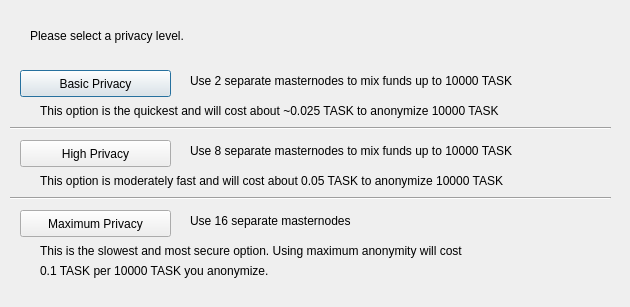
<?xml version="1.0" encoding="UTF-8"?>
<ui version="4.0">
 <class>ObfuscationConfig</class>
 <widget class="QDialog" name="ObfuscationConfig">
  <property name="geometry">
   <rect>
    <x>0</x>
    <y>0</y>
    <width>630</width>
    <height>307</height>
   </rect>
  </property>
  <property name="windowTitle">
   <string>Configure Obfuscation</string>
  </property>
  <widget class="QPushButton" name="buttonBasic">
   <property name="geometry">
    <rect>
     <x>20</x>
     <y>70</y>
     <width>151</width>
     <height>27</height>
    </rect>
   </property>
   <property name="text">
    <string>Basic Privacy</string>
   </property>
  </widget>
  <widget class="QPushButton" name="buttonHigh">
   <property name="geometry">
    <rect>
     <x>20</x>
     <y>140</y>
     <width>151</width>
     <height>27</height>
    </rect>
   </property>
   <property name="text">
    <string>High Privacy</string>
   </property>
  </widget>
  <widget class="QPushButton" name="buttonMax">
   <property name="geometry">
    <rect>
     <x>20</x>
     <y>210</y>
     <width>151</width>
     <height>27</height>
    </rect>
   </property>
   <property name="text">
    <string>Maximum Privacy</string>
   </property>
  </widget>
  <widget class="QLabel" name="label">
   <property name="geometry">
    <rect>
     <x>30</x>
     <y>20</y>
     <width>571</width>
     <height>31</height>
    </rect>
   </property>
   <property name="text">
    <string>Please select a privacy level.</string>
   </property>
  </widget>
  <widget class="QLabel" name="label_2">
   <property name="geometry">
    <rect>
     <x>190</x>
     <y>70</y>
     <width>421</width>
     <height>21</height>
    </rect>
   </property>
   <property name="text">
    <string>Use 2 separate masternodes to mix funds up to 10000 TASK</string>
   </property>
  </widget>
  <widget class="QLabel" name="label_3">
   <property name="geometry">
    <rect>
     <x>190</x>
     <y>140</y>
     <width>411</width>
     <height>21</height>
    </rect>
   </property>
   <property name="text">
    <string>Use 8 separate masternodes to mix funds up to 10000 TASK</string>
   </property>
  </widget>
  <widget class="QLabel" name="label_4">
   <property name="geometry">
    <rect>
     <x>190</x>
     <y>210</y>
     <width>421</width>
     <height>21</height>
    </rect>
   </property>
   <property name="text">
    <string>Use 16 separate masternodes</string>
   </property>
  </widget>
  <widget class="QLabel" name="label_6">
   <property name="geometry">
    <rect>
     <x>40</x>
     <y>100</y>
     <width>561</width>
     <height>21</height>
    </rect>
   </property>
   <property name="text">
    <string>This option is the quickest and will cost about ~0.025 TASK to anonymize 10000 TASK</string>
   </property>
  </widget>
  <widget class="QLabel" name="label_7">
   <property name="geometry">
    <rect>
     <x>40</x>
     <y>170</y>
     <width>561</width>
     <height>21</height>
    </rect>
   </property>
   <property name="text">
    <string>This option is moderately fast and will cost about 0.05 TASK to anonymize 10000 TASK</string>
   </property>
  </widget>
  <widget class="QLabel" name="label_8">
   <property name="geometry">
    <rect>
     <x>40</x>
     <y>240</y>
     <width>561</width>
     <height>21</height>
    </rect>
   </property>
   <property name="text">
    <string>This is the slowest and most secure option. Using maximum anonymity will cost</string>
   </property>
  </widget>
  <widget class="QLabel" name="label_9">
   <property name="geometry">
    <rect>
     <x>40</x>
     <y>260</y>
     <width>561</width>
     <height>21</height>
    </rect>
   </property>
   <property name="text">
    <string>0.1 TASK per 10000 TASK you anonymize.</string>
   </property>
  </widget>
  <widget class="Line" name="line">
   <property name="geometry">
    <rect>
     <x>10</x>
     <y>120</y>
     <width>601</width>
     <height>16</height>
    </rect>
   </property>
   <property name="orientation">
    <enum>Qt::Horizontal</enum>
   </property>
  </widget>
  <widget class="Line" name="line_2">
   <property name="geometry">
    <rect>
     <x>10</x>
     <y>190</y>
     <width>601</width>
     <height>16</height>
    </rect>
   </property>
   <property name="orientation">
    <enum>Qt::Horizontal</enum>
   </property>
  </widget>
 </widget>
 <resources/>
 <connections/>
</ui>
